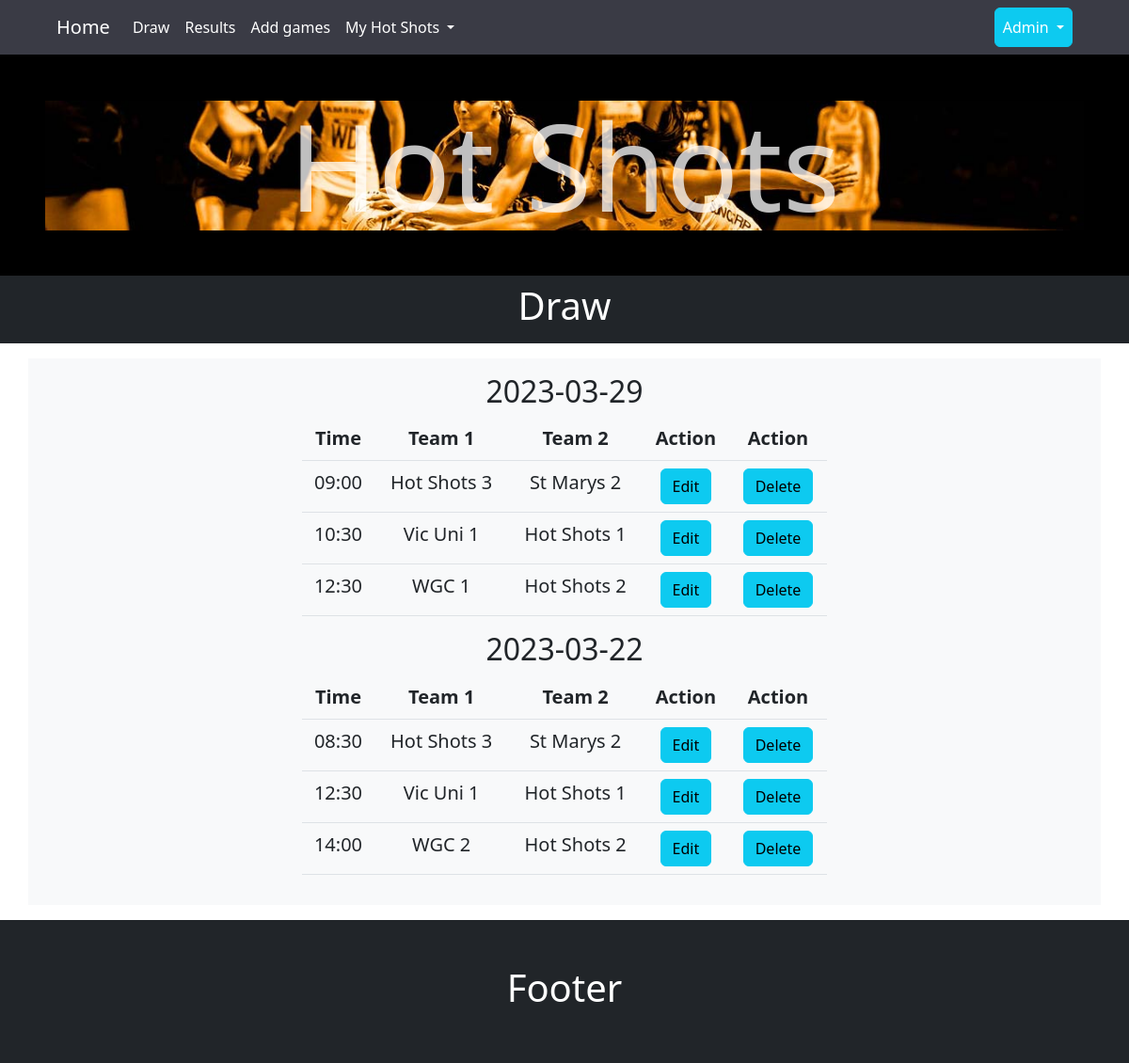
The page /draw on the database as committed earlier.
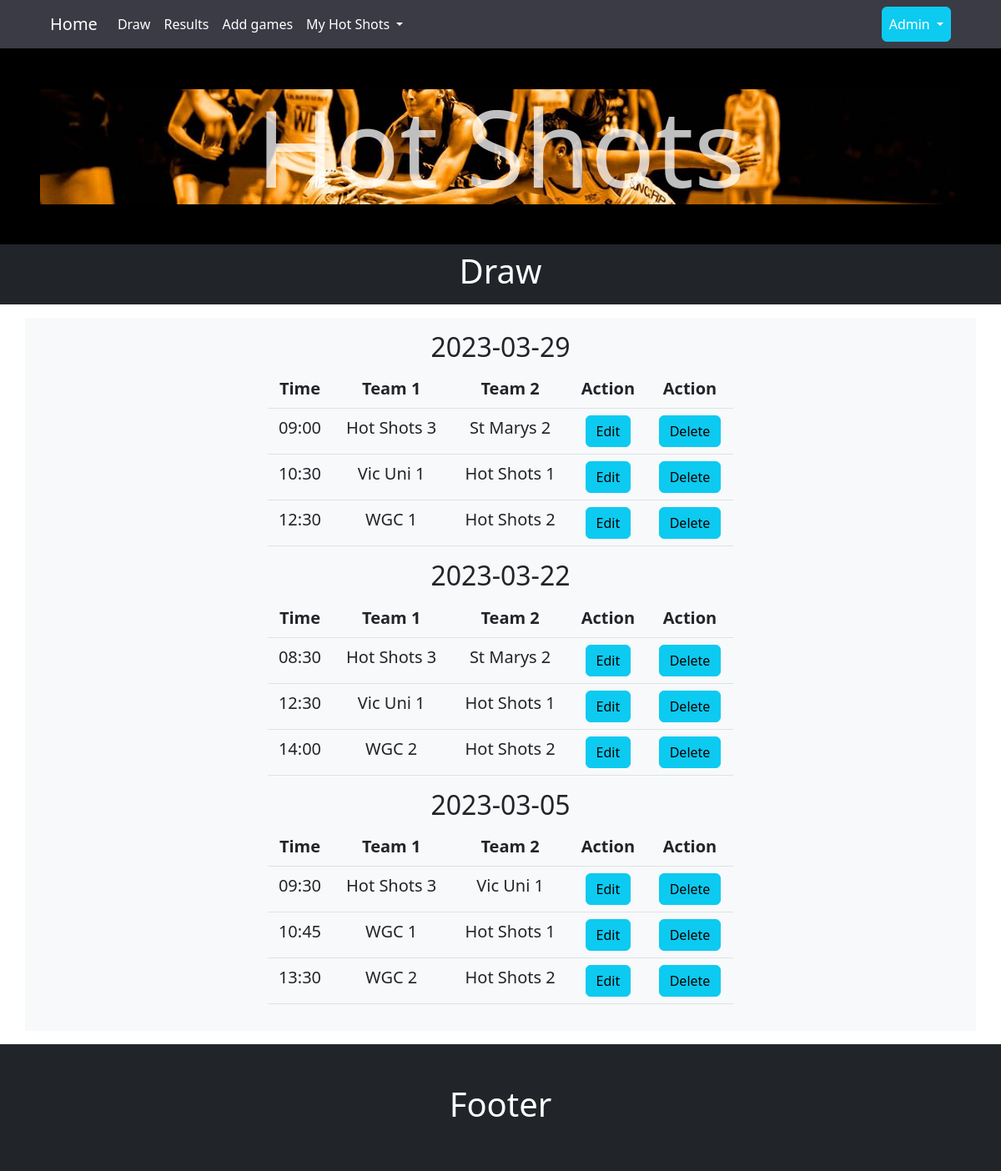
The same page on the database as committed later.
### tables this page shows
CREATE TABLE draw
(
    draw_id   integer primary key autoincrement,
    draw_date date    not null,
    team_1    integer not null,
    score_1   integer,
    team_2    integer not null,
    score_2   integer,
    foreign key (team_1) references team (team_id),
    foreign key (team_2) references team (team_id),
    unique(draw_date,team_1,team_2)
);

CREATE TABLE team(
    team_id integer primary key autoincrement ,
    team_name text not null unique
);

### server.py (the view)
@app.route('/draw')
def draw():
    sql = """ select d.draw_id as "game_id",
    strftime('%Y-%m-%d ', d.draw_date) as "Date",
    strftime('%H:%M', d.draw_date) as "Time",
    b.team_name as "team_1",
    c.team_name as "team_2"
    from draw d
    join team b on  d.team_1 = b.team_id
    join team c on  d.team_2 = c.team_id
    order by Date desc, Time asc"""
    draw = run_search_query_tuples(sql, (), db_path, True)
    data=request.args
    if 'testpage' in data.keys():
        return render_template("draw_testpage.html", games=draw)
    else:
        return render_template("draw.html", games=draw)

### db_functions.py (called while the page is built)
def run_search_query_tuples(sql_query,values_tuple, file_path, rowfactory=False):
    result = None
    try:
        db = sqlite3.connect(file_path)
        if rowfactory:
            db.row_factory = sqlite3.Row
        cursor = db.cursor()
        cursor.execute(sql_query,values_tuple)
        result = cursor.fetchall()
        cursor.close()
    except sqlite3.Error as error:
        print("Error running search query tuples: {}".format(error))
        return None
    db.close()
    if result is None:
        print("No search values were found")
    return result

### templates/draw.html (shortened to what this page needs)
{% extends "layout.html" %}
{%  block banner %}src="{{ url_for('static',filename='images/banner_netball_1_slice.jpg') }}{% endblock %}
{% block heading %} Draw {% endblock %}
{% block content %}
<div class="container-lg bg-light my-3 py-3">
{% set ns=namespace(drawdate = "") %}
{% for row in games %}
    {% if loop.index0 == 0 %}
        {% set ns.drawdate=row['Date'] %}
        <h2 class="text-center">{{ns.drawdate}}</h2>
        <table class="table  mx-auto text-center">
        <thead>
        <tr><th>Time</th><th>Team 1</th><th>Team 2</th><th> Action</th><th> Action</th></tr>
        </thead>
    {% endif %}
    {% if ns.drawdate != row['Date'] %}
        {% set ns.drawdate=row['Date'] %}
        </table>
        <h2 class="text-center">{{ns.drawdate}}</h2>
        <table class="table  mx-auto text-center">
        <thead>
        <tr><th>Time</th><th>Team 1</th><th>Team 2</th> <th> Action</th><th> Action</th></tr>
        </thead>
    {% endif %}
    <tr><td>{{ row['Time'] }}</td><td> {{ row['team_1'] }}</td><td>{{ row['team_2'] }}</td>
    <td> <a class="btn btn-info" href="{{ url_for('addgame' , id=row['game_id'] ) }}" role="button">Edit</a>
    </td><td>
        <form action="{{ url_for('addgame', id=row['game_id'], task='delete' ) }}" method="POST">
         <button type="submit" class="btn btn-info">Delete</button>
        </form>
    </td>
    </tr>
{% endfor %}
</table>
    </div>
{% endblock %}

Rows that differ between the two databases and show on the page:
added draw: drawdate "2023-03-05", Time "09:30", team_1 "Hot Shots 3", team_2 "Vic Uni 1"
added draw: Time "10:45", team_1 "WGC 1", team_2 "Hot Shots 1"
added draw: Time "13:30", team_1 "WGC 2", team_2 "Hot Shots 2"
